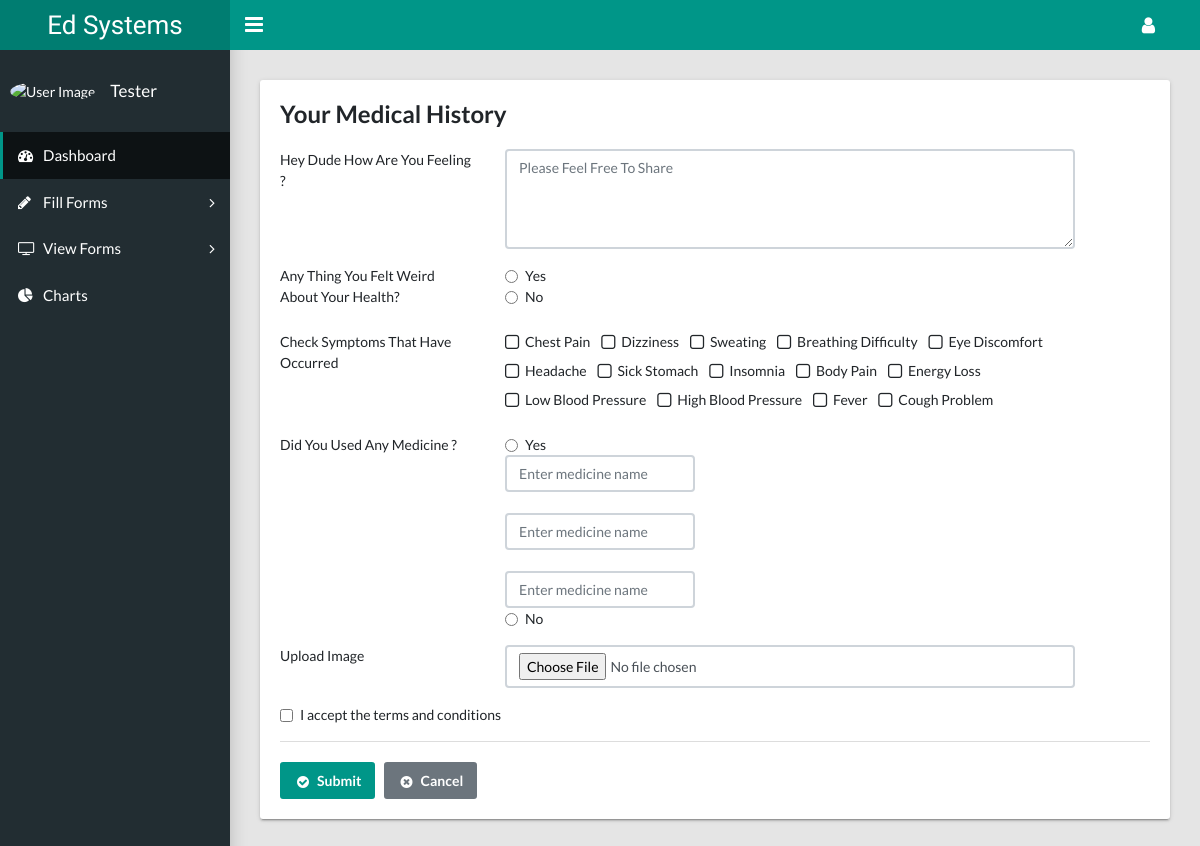
Before: /form-weeklyform.php (signed in) with the older database file.
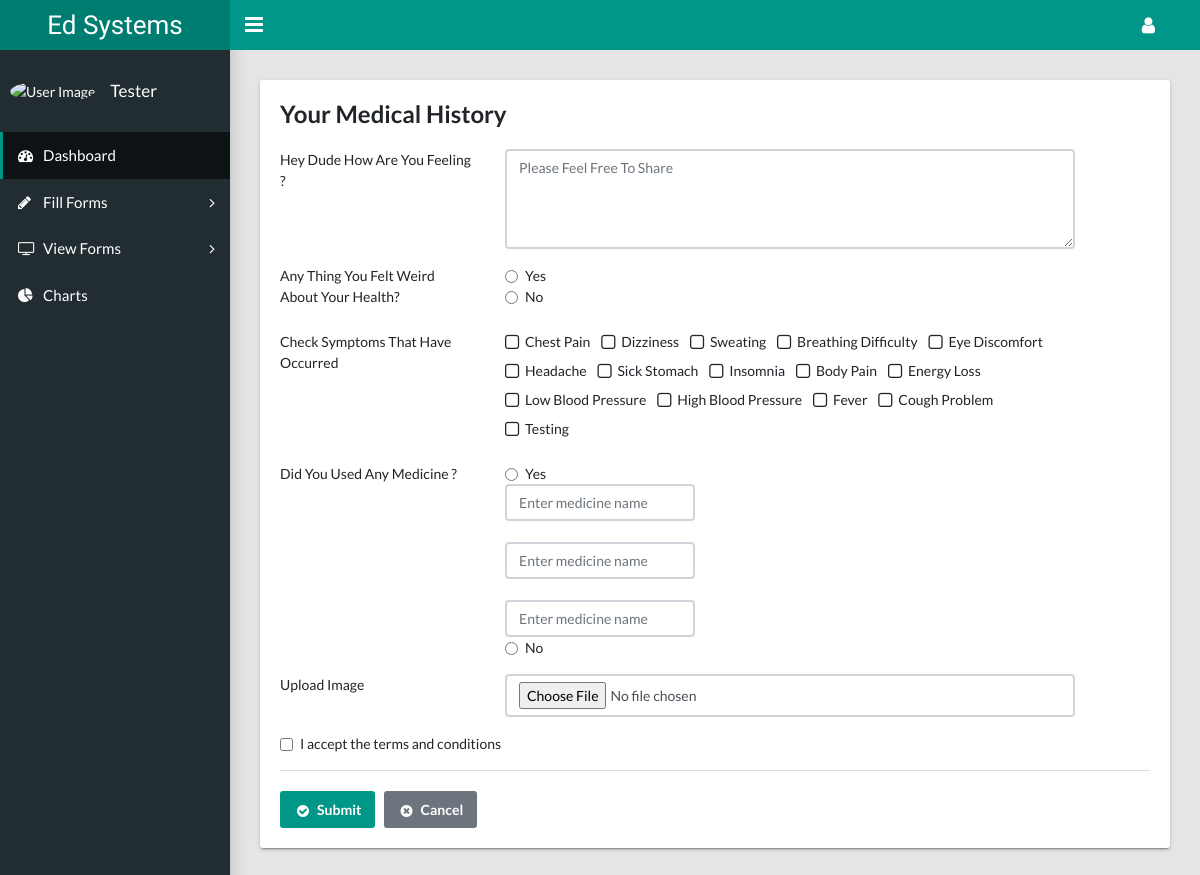
After: the same page with the newer database file.
### tables this page shows
CREATE TABLE `symptoms` (
  `id` int(11) NOT NULL,
  `name` varchar(255) NOT NULL
);

### functions.php (called while the page is built, shortened)
<?php
function getSymptoms($disease_id = false)
{
	global $con;
	$query = "SELECT * FROM symptoms";
	$symptoms = [];
	$result   = mysqli_query( $con, $query );
	while ( $row = $result->fetch_assoc() ) {
		$symptoms[] = $row;
	}
	return $symptoms;
}

### form-weeklyform.php (the view, shortened to what the changed rows need)
<?php
$symptoms = getSymptoms();
?>
<!DOCTYPE html>
<html lang="en">
<head>
    <link rel="stylesheet" type="text/css" href="css/main.css">
    <link rel="stylesheet" type="text/css"
          href="https://maxcdn.bootstrapcdn.com/font-awesome/4.7.0/css/font-awesome.min.css">
</head>
<body class="app sidebar-mini">
<main class="app-content">
    <div class="row">
        <div class="col-md-12">
            <div class="tile">
                <form class="form-horizontal" method="POST" enctype="multipart/form-data">
                    <div class="tile-body">
                        <div class="form-group row">
                            <div class="col-md-8">
                                <div class="animated-checkbox">
									<?php foreach ( $symptoms as $symptom ) { ?>
                                        <label>
                                            <input type="checkbox" name="symptoms[]" value="<?= $symptom['id'] ?>"><span
                                                    class="label-text"><?= $symptom['name'] ?></span> &nbsp;&nbsp;
                                        </label>
									<?php } ?>
                                </div>
                            </div>
                        </div>
                    </div>
                </form>
            </div>
        </div>
    </div>
</main>
</body>
</html>

Changed rows visible on the page:
added symptoms: name "Testing"
